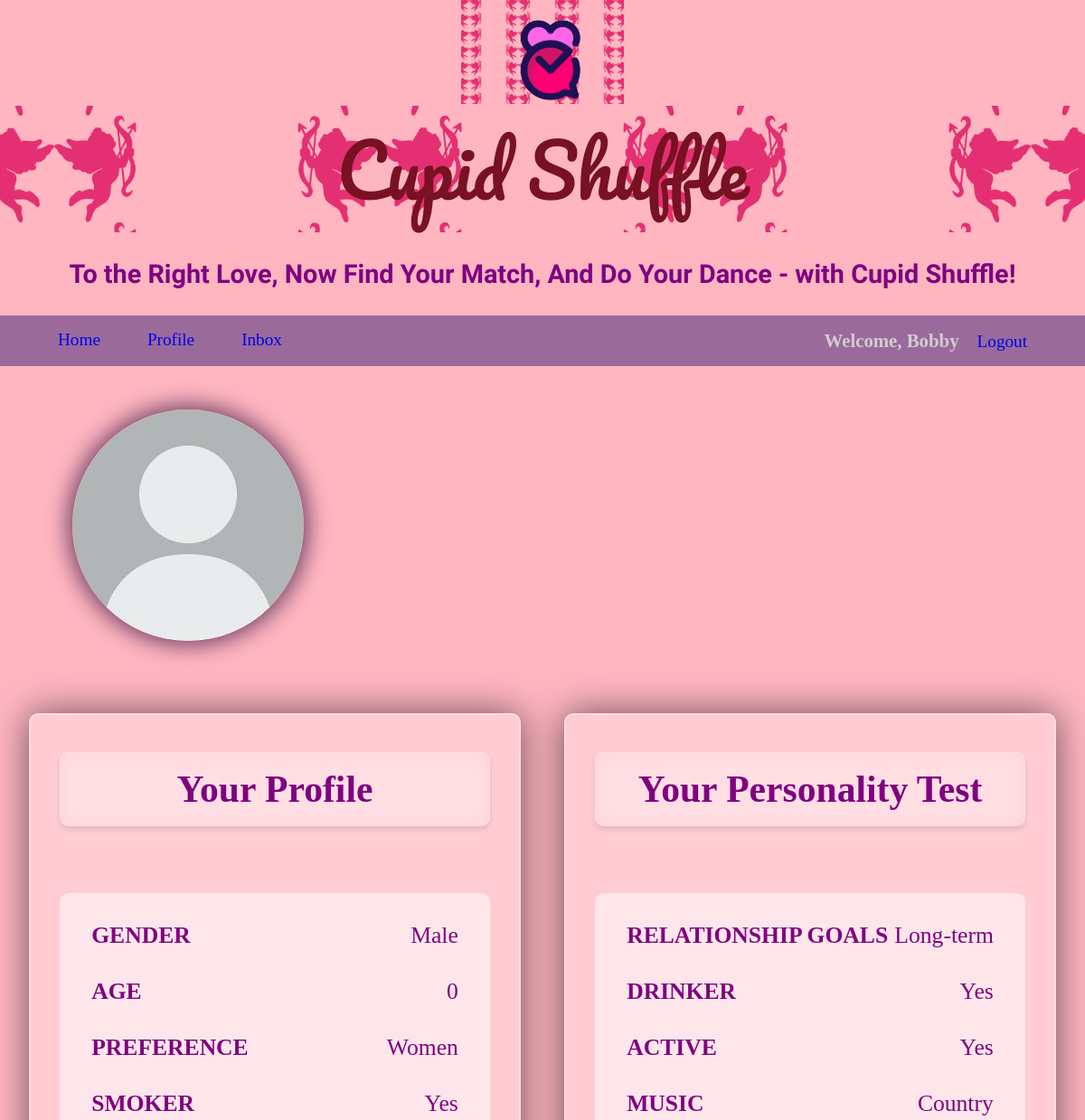
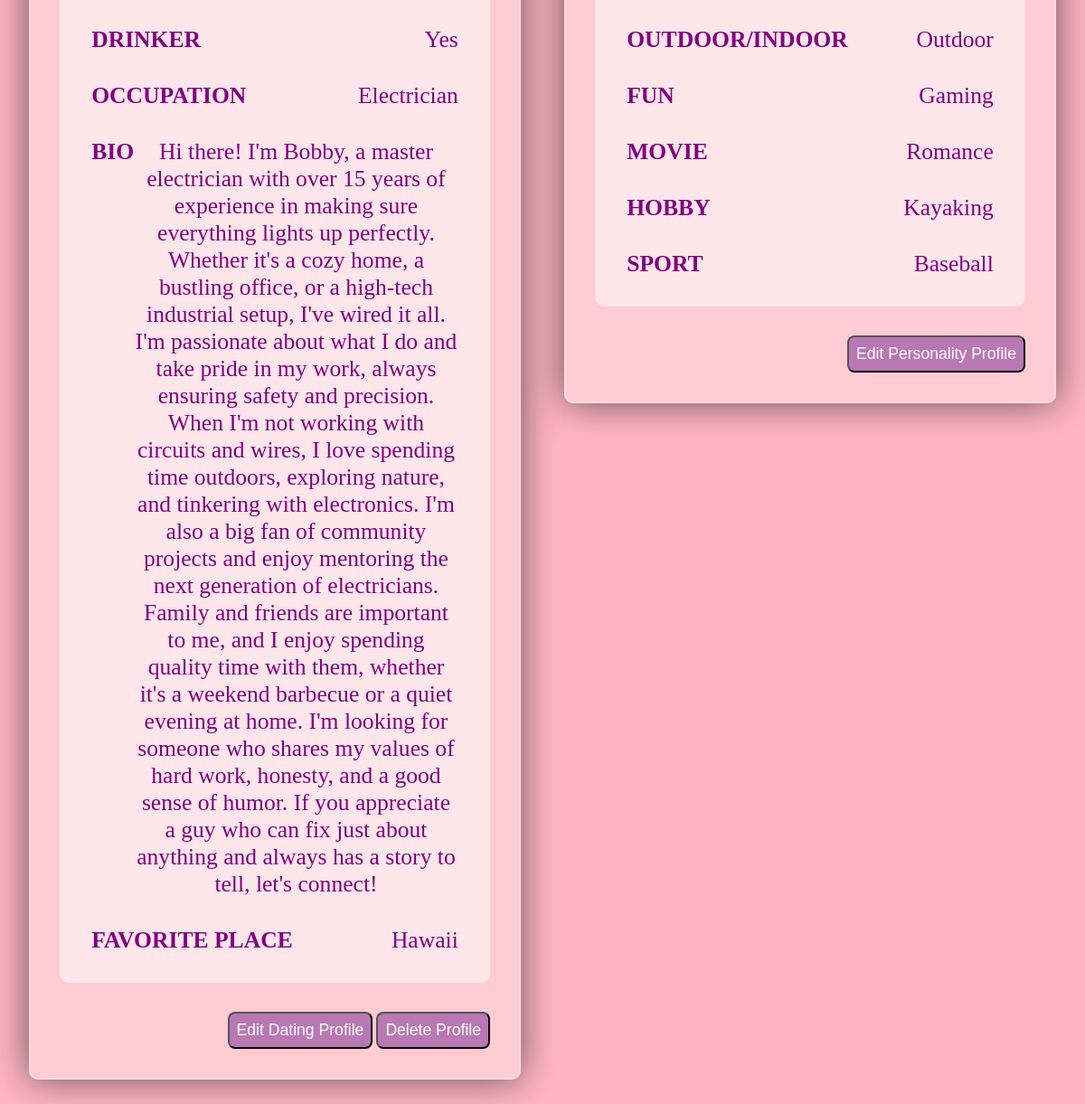
Page /profile/ (signed in) on the earlier database version (2 pictures, top to bottom).
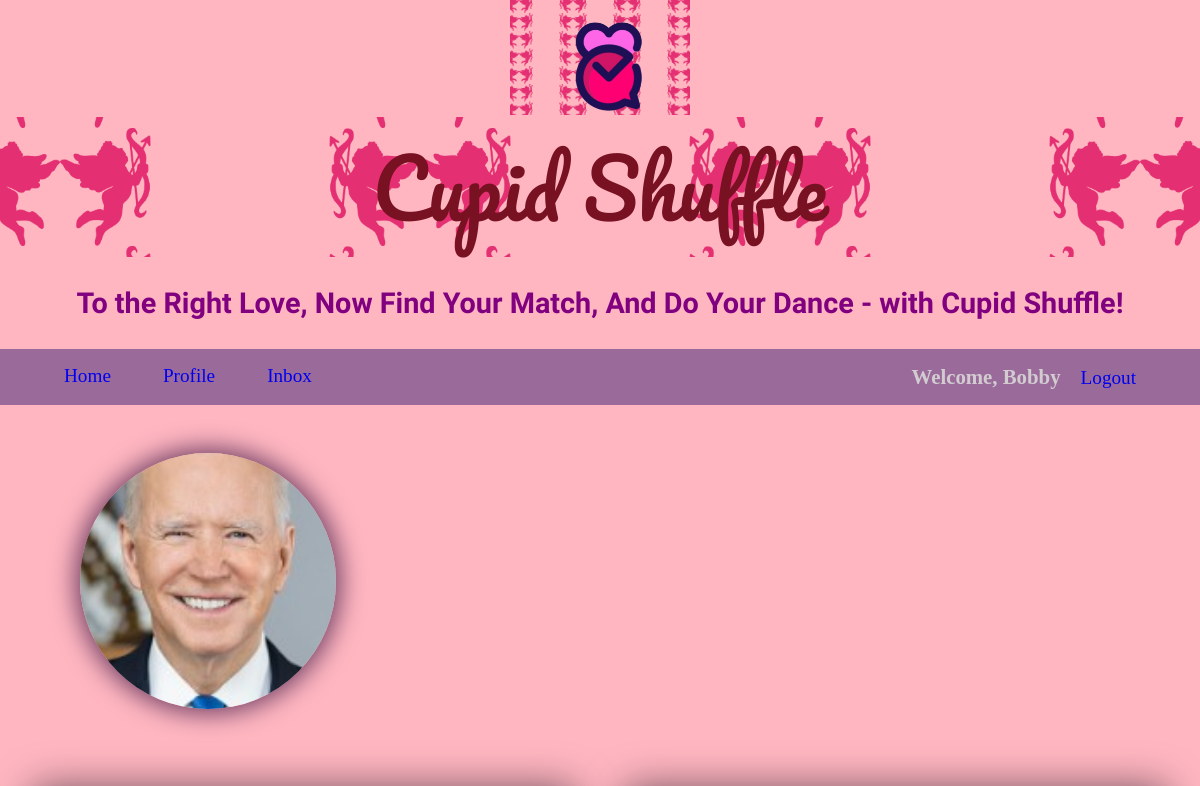
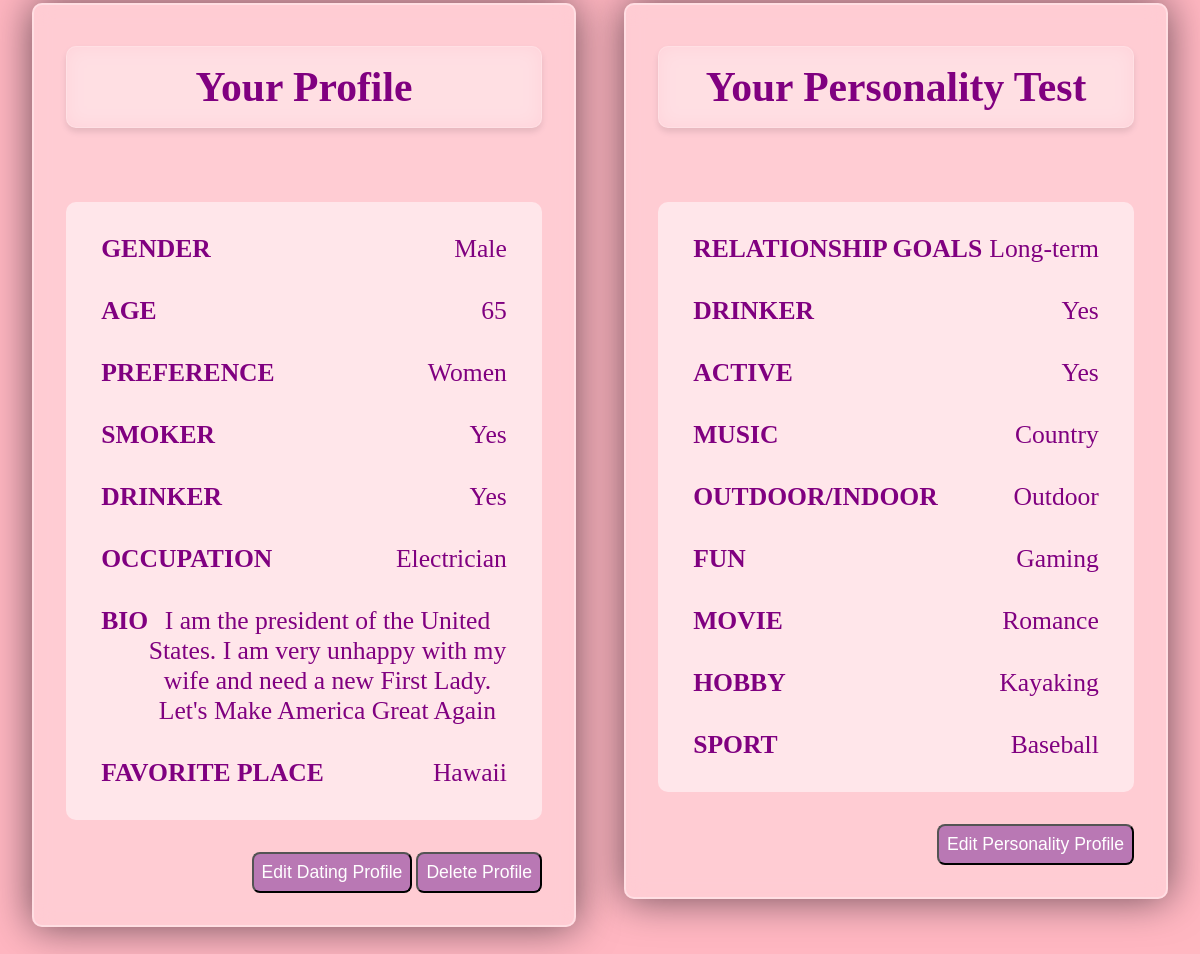
Same page on the later database version (2 pictures, top to bottom).
### app/models.py (models this page shows, shortened)
class DatingProfile(models.Model):
    user_profile = models.ForeignKey(
        Profile,
        on_delete=models.CASCADE,
        related_name="dating_profile_user",
        null=True,
    )
    created = models.BooleanField(default=False)
    profile_pic = models.ImageField(
        default="default_pic.jpg",
        null=True,
        blank=True,
    )
    gender_options = (("Male", "MALE"), ("Female", "FEMALE"))
    interested_in_options = ("Men", "MEN"), ("Women", "WOMEN"), ("Both", "BOTH")
    yes_or_no_options = (("Yes", "YES"), ("No", "NO"))
    gender = models.CharField(max_length=50, choices=gender_options, null=True)
    birth_date = models.DateTimeField(default=datetime.now)
    interested_in = models.CharField(
        max_length=50, choices=interested_in_options, null=True
    )
    smoker = models.CharField(max_length=50, choices=yes_or_no_options, null=True)
    drinker = models.CharField(max_length=50, choices=yes_or_no_options, null=True)
    occupation = models.CharField(max_length=50, null=True)
    bio = models.TextField(null=True)
    favorite_place_ever_been = models.TextField(null=True)
    @property
    def age(self):
        today = timezone.now().date()
        age = int(
            today.year
            - (self.birth_date.year)
            - ((today.month, today.day) < (self.birth_date.month, self.birth_date.day))
        )
        return age

class PersonalityProfile(models.Model):
    user_profile = models.ForeignKey(
        DatingProfile,
        on_delete=models.CASCADE,
        related_name="dating_profile_user",
        null=True,
    )
    created = models.BooleanField(default=False)
    yes_or_no_options = (("Yes", "YES"), ("No", "NO"))
    what_are_you_looking_for_options = (
        ("Long-term", "Long-term partner"),
        ("Short-term", "Short-term partner"),
        ("Firguring-out", "Still figuring out"),
    )
    music_options = (
        ("Metal", "METAL"),
        ("Classic", "CLASSIC"),
        ("Country", "COUNTRY"),
        ("Pop", "POP"),
        ("Hip-hop", "HIP-HOP"),
        ("Gospel", "GOSPEL"),
    )
    outdoor_indoor_options = (("Outdoor", "OUTDOOR"), ("Indoor", "INDOOR"))
    what_do_you_do_for_fun_options = (
        ("Hiking", "HIKING"),
        ("Gaming", "GAMING"),
        ("Reading", "READING"),
        ("Singing", "SINGING"),
        ("Sports", "SPORTS"),
        ("Dancing", "DANCING"),
        ("Travel", "TRAVEL"),
        ("Poetry", "POETRY"),
        ("Music", "MUSIC"),
    )
    movie_genre_options = (
        ("Horror", "HORROR"),
        ("Romance", "ROMANCE"),
        ("Comedy", "COMEDY"),
        ("Action", "ACTION"),
        ("Anime", "ANIME"),
        ("Sci-fi", "SCI-FI"),
    )
    hobby_options = (
        ("Biking", "BIKING"),
        ("Knitting", "KNITTING"),
        ("Painting", "PAINTING"),
        ("Bird-watching", "BIRD-WATCHING"),
        ("Antiquing", "ANTIQUING"),
        ("Couch-Potato", "COUCH-POTATO"),
        ("Kayaking", "KAYAKING"),
        ("Swimming", "SWIMMING"),
    )
    sport_interest_options = (
        ("Baseball", "BASEBALL"),
        ("Basketball", "BASKETBALL"),
        ("Tennis", "TENNIS"),
        ("Football", "FOOTBALL"),
        ("Soccer", "SOCCER"),
        ("Skate", "SKATING"),
        ("Golf", "GOLF"),
    )
    interests = models.CharField(
        max_length=50, choices=what_are_you_looking_for_options, null=True
    )
    do_you_like_drinking = models.CharField(
        max_length=50, choices=yes_or_no_options, null=True
    )
    are_you_active = models.CharField(
        max_length=50, choices=yes_or_no_options, null=True
    )
    music_pick = models.CharField(max_length=300, choices=music_options, null=True)
    outdoor_indoor_pick = models.CharField(
        max_length=50, choices=outdoor_indoor_options, null=True
    )
    what_do_you_do_for_fun_pick = models.CharField(
        max_length=300, choices=what_do_you_do_for_fun_options, null=True
    )
    movie_pick = models.CharField(
        max_length=300, choices=movie_genre_options, null=True
    )
    hobby_pick = models.CharField(max_length=300, choices=hobby_options, null=True)
    sport_pick = models.CharField(
        max_length=300, choices=sport_interest_options, null=True
    )

### app/views.py (the view)
# urls.py: path("profile/", profileView, name="profile"),
@login_required(login_url="login")
def profileView(request):
    user = request.user
    user_profile = request.user.profile
    dating_profile, created = DatingProfile.objects.get_or_create(
        user_profile=user_profile
    )
    personality_profile, created = PersonalityProfile.objects.get_or_create(
        user_profile=dating_profile
    )
    dating_profile = DatingProfile.objects.get(user_profile=user_profile)
    context = {
        "user": user,
        "user_profile": user_profile,
        "dating_profile": dating_profile,
        "personality_profile": personality_profile,
    }
    return render(request, "userProfile.html", context)

### app/templates/userProfile.html (shortened to what this page needs)
{% extends 'base.html'%} {%block content%}
<div id="profile_information_container">
  <div id="profile_header_container">
    <div id="dating_profile_image_container">
      <img src="{{dating_profile.profile_pic.url}}" />
    </div>
  </div>
  <div id="dating_and_personality_profile_information_container">
    <div id="dating_profile_container">
      <div id="dating_profile_header_container">
        <p id="dating_profile_header_text">Your Profile</p>
      </div>
      {% if dating_profile.created %}
      <div id="dating_profile_information_container">
        <div id="dating_profile_gender_container">
          <div class="profile_info_text">GENDER</div>
          {{dating_profile.gender}}
        </div>
        <div id="dating_profile_age_container">
          <div class="profile_info_text">AGE</div>
          {{dating_profile.age}}
        </div>
        <div id="dating_profile_interested_in_container">
          <div class="profile_info_text">PREFERENCE</div>
          {{dating_profile.interested_in}}
        </div>
        <div id="dating_profile_smoker_container">
          <div class="profile_info_text">SMOKER</div>
          {{dating_profile.smoker}}
        </div>
        <div id="dating_profile_drinker_container">
          <div class="profile_info_text">DRINKER</div>
          {{dating_profile.drinker}}
        </div>
        <div id="dating_profile_occupation_container">
          <div class="profile_info_text">OCCUPATION</div>
          {{dating_profile.occupation}}
        </div>
        <div id="dating_profile_bio_container">
          <div class="profile_info_text">BIO</div>
          {{dating_profile.bio}}
        </div>
        <div id="dating_profile_favorite_place_container">
          <div class="profile_info_text">FAVORITE PLACE</div>
          {{dating_profile.favorite_place_ever_been}}
        </div>
      </div>
      {% endif %} {% if dating_profile.created %}
      <div id="dating_profile_edit_button_container">
        <a href="{%url 'dating'%}"
          ><button class="user_profile_button" id="dating_profile_edit_button">
            Edit Dating Profile
          </button></a
        >
        <a href="{% url 'delete_profile' %}">
            <button class="user_profile_button">Delete Profile</button>
        </a>
      </div>
      {% endif %}
    </div>
    <div id="personality_profile_container">
      <div id="personality_profile_header_container">
        <p id="personality_profile_header_text">Your Personality Test</p>
      </div>
      {% if personality_profile.created %}
      <div id="personality_profile_information_container">
        <div id="personality_profile_interests_container">
          <div class="profile_info_text">RELATIONSHIP GOALS</div>
          {{personality_profile.interests}}
        </div>
        <div id="personality_profile_do_you_like_drinking_container">
          <div class="profile_info_text">DRINKER</div>
          {{personality_profile.do_you_like_drinking}}
        </div>
        <div id="personality_profile_are_you_active_container">
          <div class="profile_info_text">ACTIVE</div>
          {{personality_profile.are_you_active}}
        </div>
        <div id="personality_profile_music_pick_container">
          <div class="profile_info_text">MUSIC</div>
          {{personality_profile.music_pick}}
        </div>
        <div id="personality_profile_outdoor_indoor_pick_container">
          <div class="profile_info_text">OUTDOOR/INDOOR</div>
          {{personality_profile.outdoor_indoor_pick}}
        </div>
        <div id="personality_profile_what_do_you_do_for_fun_container">
          <div class="profile_info_text">FUN</div>
          {{personality_profile.what_do_you_do_for_fun_pick}}
        </div>
        <div id="personality_profile_movie_pick_container">
          <div class="profile_info_text">MOVIE</div>
          {{personality_profile.movie_pick}}
        </div>
        <div id="personality_profile_hobby_pick_container">
          <div class="profile_info_text">HOBBY</div>
          {{personality_profile.hobby_pick}}
        </div>
        <div id="personality_profile_sport_pick_container">
          <div class="profile_info_text">SPORT</div>
          {{personality_profile.sport_pick}}
        </div>
      </div>
      {% endif %} {% if personality_profile.created %}
      <div id="dating_profile_edit_button_container">
        <a href="{%url 'personality'%}"
          ><button
            class="user_profile_button"
            id="personality_profile_create_button"
          >
            Edit Personality Profile
          </button></a
        >
      </div>
      {% endif %}
    </div>
  </div>
</div>
{%endblock content%}

### app/templates/base.html (shortened to what this page needs)
{% load static %}
<!DOCTYPE html>
<html lang="en">
<head>
    <link rel="stylesheet" href="{% static "styles.css" %}">
</head>
<body>
    <img class="logo_img" src="{% static 'logo.png' %}" alt="Logo">
    <h3 class="logo_name">Cupid Shuffle</h3>
    <p class="slogan_text">To the Right Love, Now Find Your Match, And Do Your Dance - with Cupid Shuffle!</p>
    <div id="navigation_container">
        {% if user.id != None %}
            <div id='left_side_nav'>
                <a href ="{% url 'home'%}">Home</a>
                <a href ="{% url 'profile'%}">Profile</a>
                <a href ="{% url 'inbox'%}">Inbox</a>
            </div>
            <div id='right_side_nav'>
                <span id="bannerName">Welcome, {{user.username}}</span>
                <a href="{%url 'logout'%}">Logout</a>
            </div>
        </div>
        {% endif %}
    {% block content %}
    {% endblock content %}
</body>
</html>

Differences in the rows shown:
changed DatingProfile "Male": profile_pic: picture added in place of a placeholder; age "0" → "65"; bio "Hi there! I'm Bobby, a master electrician with over 15 years of experience in making sure everything lights up perfectly. Whether it's a cozy home, a bustling office, or a high-tech industrial setup, I've wired it all. I'm passionate about what I do and take pride in my work, always ensuring safety and precision. When I'm not working with circuits and wires, I love spending time outdoors, exploring nature, and tinkering with electronics. I'm also a big fan of community projects and enjoy mentoring the next generation of electricians. Family and friends are important to me, and I enjoy spending quality time with them, whether it's a weekend barbecue or a quiet evening at home. I'm looking…" → "I am the president of the United States. I am very unhappy with my wife and need a new First Lady. Let's Make America Great Again"
